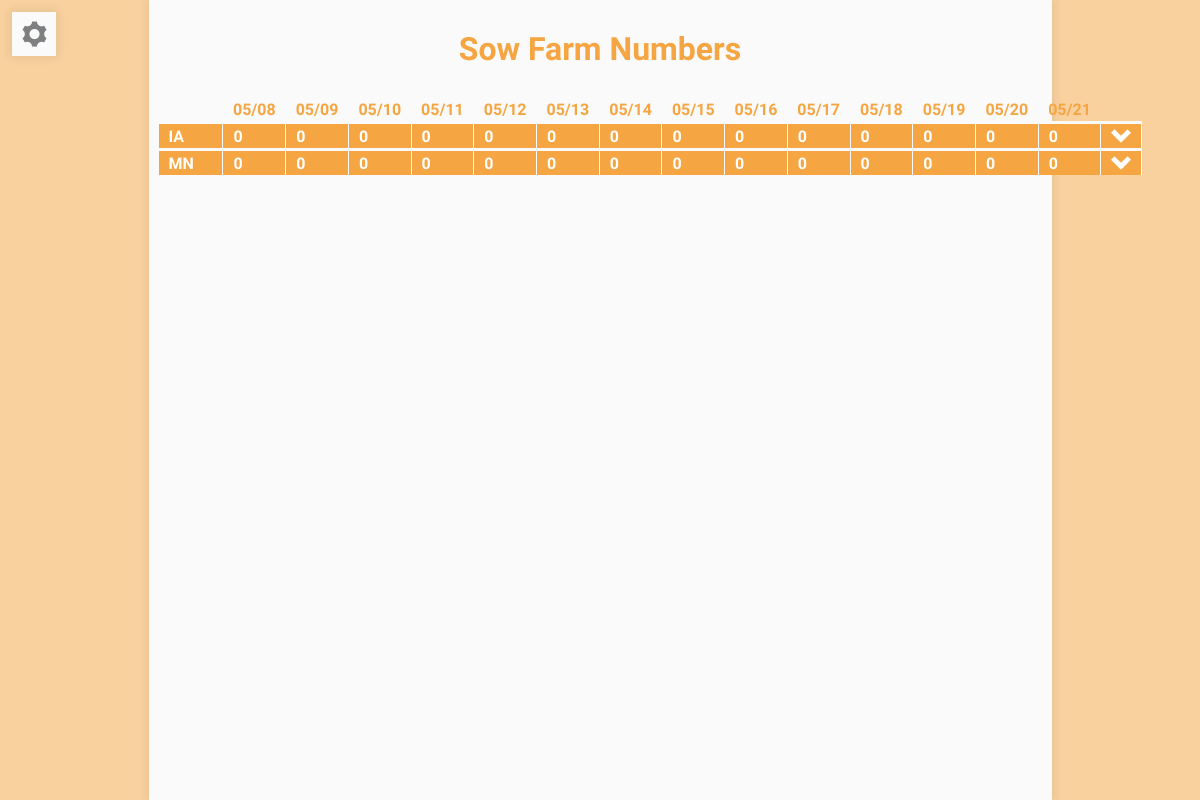
The app's page /submissions/ (signed in) with its own data.
### mainForm/models.py (models this page shows)
class Flow(models.Model):
    abbreviation = models.CharField(max_length=5, default="aaa")
    name = models.CharField(max_length=100, default="aaa")
    def __str__(self):
        return self.abbreviation

### mainForm/views.py (the view)
# urls.py: url(r'^submissions/$', views.farm_submissions, name='farm_submissions'),
@login_required
def farm_submissions(request):
    entry_dates = []
    day = datetime.today()
    day_of_week = datetime.today().weekday()
    to_beginning_of_week = timedelta(days=day_of_week)
    beginning_of_week = day - to_beginning_of_week
    to_end_of_week = timedelta(days=13 - day_of_week)
    end_of_week = day + to_end_of_week
    delta = end_of_week - beginning_of_week         # timedelta
    for i in range(delta.days + 1):
        entry_dates.append(datetime.date(beginning_of_week + timedelta(days=i)))
    submissions = []
    for flow in Flow.objects.all():
        flow_data = []
        all_farms = User.objects.all().select_related('profile')
        farm_in_flow = all_farms.filter(profile__flow = flow)
        flow_totals = [0] * 14
        for farm in farm_in_flow:
            farm_entrys = []
            for counter, date in enumerate(entry_dates):
                farm_entry = PigEntry.objects.filter(farm = farm, entry_date = date)
                farm_entrys.append(farm_entry)
                if farm_entry:
                    flow_totals[counter] += (farm_entry[0].number_of_pigs)
            farm_entry_pair = (farm, farm_entrys)
            flow_data.append(farm_entry_pair)
        print(flow_totals)
        submissions.append((flow,flow_data,flow_totals))
    return render(request, 'mainForm/submissions.html', {'submissions':submissions, 'dates':entry_dates})

### mainForm/templates/mainForm/submissions.html (shortened to what this page needs)
{% extends 'mainForm/base.html' %}
{% load static %}
{% block content %}
{% include 'mainForm/sidebar.html' %}
 <div class="centered" id="submissions">
     <div class="centered shadowed"></div>
    <h1> Sow Farm Numbers</h1>
    <table>
        <thead>
            <tr>
                <td>
                {% for date in dates %}
                    <td>{{date|date:"m/d"}}</td>
                {% endfor %}
                <td></td>
            </tr>
        </thead>
        <tbody>
            {% for flow in submissions %}
                <tr class="flow" id="{{flow.0}}">
                    <td>{{flow.0}}</td>
                    {% for total in flow.2 %}
                        <td>
                            {{total}}
                        </td>
                    {% endfor %}
                    <td> <image src="{% static 'images/arrow-right.png' %}"></td>
                </tr>
                {% for farm in flow.1 %}
                    <tr class="{{flow.0}}">
                        <td class = "collapsable"> <div>{{farm.0}}</div></td>
                        {% for farm_submission in farm.1%}
                            <td class = "collapsable"><div>{{farm_submission.0.number_of_pigs}}</div></td>
                        {% endfor %}
                        <td class="collapsable"><div></div></td>
                    </tr>
                {% endfor %}
            {% endfor %}
        </tbody>
    </table>
 </div>
{% endblock %}

### mainForm/static/css/mainForm.css (style rules this page uses)
body { font-family: Oswald, sans-serif; background:rgba(245, 165, 65, 0.5); width:100%; overflow-x:hidden; }
.centered { width:auto; height:auto; margin: auto; position: absolute; top: 0; left: 0; bottom: 0; right: 0; background:#fafafa; }
.shadowed { box-shadow: 0 0px 9px 2px rgba(0,0,0,0.08); }
h1 { color:#f5a541; margin:30px; }
thead { color:#f5a541; }
td { padding:2px 10px; }
tr { border-bottom: 2px solid #7e7f81; }
thead td { margin:5px 2px; border-bottom:solid 3px #f5a541; }
#submissions { height:auto; background:transparent; width:903px; }
#submissions .centered { z-index:-1; position: fixed; width:903px; }
#submissions .flow { background:#f5a541; font-weight:bold; color: white; border-top:3px solid #fafafa; cursor:pointer; }
#submissions .flow img { width:20px; height:20px; transform:rotate(90deg); transition: all .3s; }
#submissions table { border-collapse: collapse; margin:20px 10px; }
#submissions tr { border-bottom:none; }
#submissions table td { margin:0; }
#submissions td:first-child { border-left:none; }
#submissions td:last-child { border-right:none; }
#submissions .collapsable { padding: 0; border:none; }
#submissions thead td { border-bottom:none; font-weight: bold; }
#submissions h1 { text-align: center; }
#submissions .flow td { border-right:1px solid #fafafa !important; border-bottom:none; }
.centered { transition: left .2s, height 0s; }

### records on screen
Flow: abbreviation "IA", 2 "0" "0" "0" "0" "0" "0" "0" "0" "0" "0" "0" "0" "0" "0"
Flow: abbreviation "MN", 2 "0" "0" "0" "0" "0" "0" "0" "0" "0" "0" "0" "0" "0" "0"

### other values on screen
{{ date|date:"m/d" }} "05/08" "05/09" "05/10" "05/11" "05/12" "05/13" "05/14" "05/15" "05/16" "05/17" "05/18" "05/19" "05/20" "05/21"
